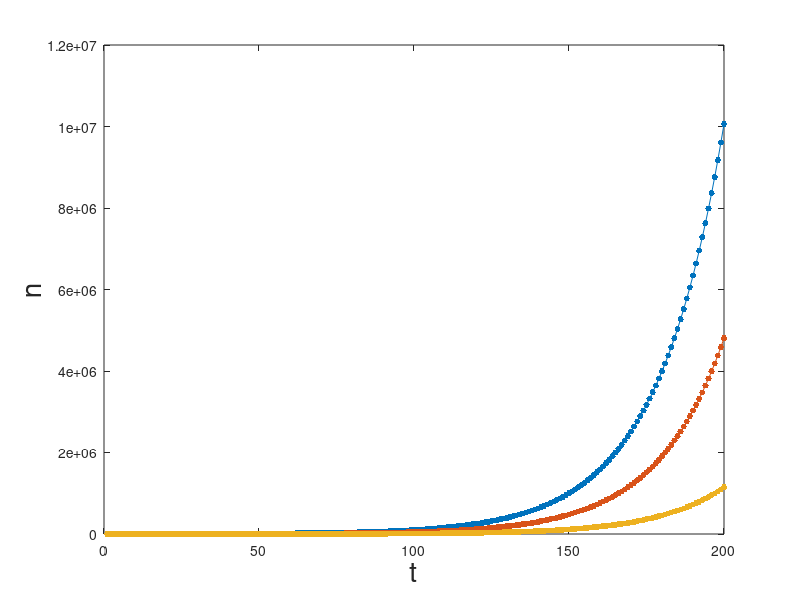
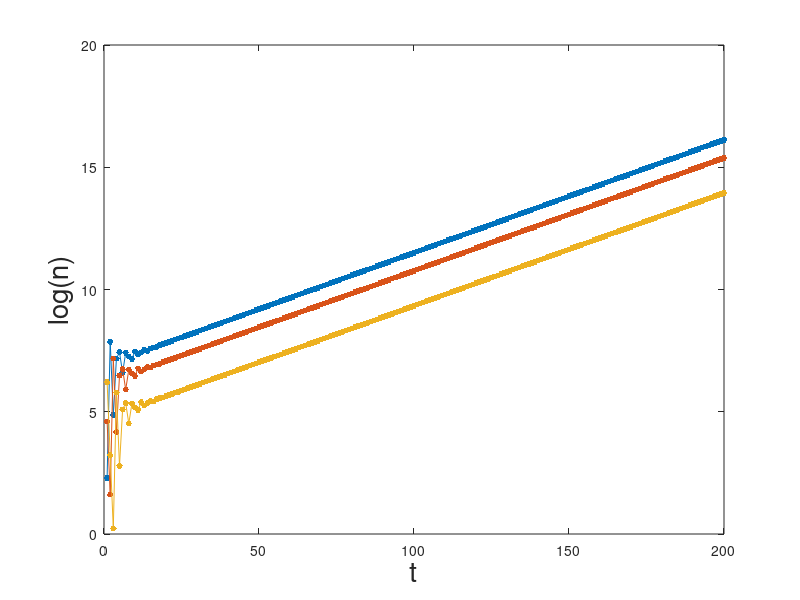

Write the MATLAB code that produced these figures, in order.
% iterates Leslie matrix

n_zero=[10 100 500]' ;

A=[0  1 5 ;
  .5  0 0 ;
  0 .25 0 ];


Tmax=200;

n_vs_t=zeros(3,Tmax);

n_vs_t(:,1)=n_zero ;

for t=2:Tmax;
   n_vs_t(:,t)=A*n_vs_t(:,t-1) ;    
end

figure
set(gca,'FontSize',20)
plot(1:Tmax,n_vs_t','.-','MarkerSize',14)
xlabel('t','FontSize',20)
ylabel('n','FontSize',20)

figure
set(gca,'FontSize',20)
plot(1:Tmax,log(n_vs_t'),'.-','MarkerSize',14)
xlabel('t','FontSize',20)
ylabel('log(n)','FontSize',20)

%Fit log n_0(t) to a straight line
p=polyfit(25:Tmax,log(n_vs_t(1,25:Tmax)),1)
lambda_estimate=exp(p(1))

%------------------
%Find the dominant eigenvalue
L=eig(A);
j=find(abs(L)==max(abs(L))) ; 
dominant_eigenvalue=L(j) 

